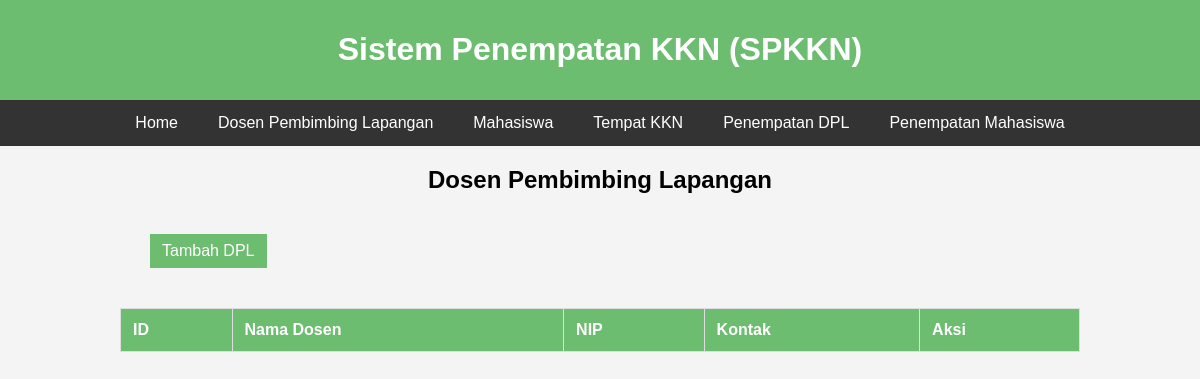
The page /data_dpl/index.php on the database as committed earlier.
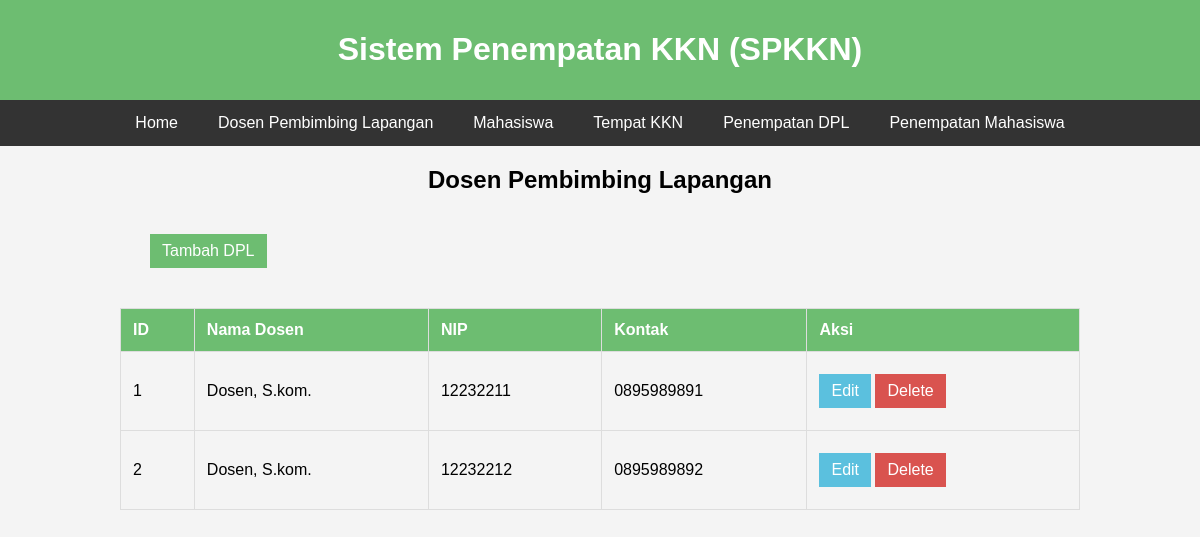
The same page on the database as committed later.
### tables this page shows
CREATE TABLE `dpl` (
  `id` bigint(18) NOT NULL,
  `nama` varchar(255) NOT NULL,
  `nip` bigint(18) NOT NULL,
  `kontak` varchar(255) NOT NULL
);

### data_dpl/index.php (the view, shortened to what this page needs)
<?php
include "../config.php";
$dplList = $conn->query("SELECT * FROM dpl");
?>
<!DOCTYPE html>
<html lang="en">
<head>
    <link rel="stylesheet" style="text/css" href="styledpl.css">
</head>
<body>
    <div class="container">
        <div class="header">
            <h1>Sistem Penempatan KKN (SPKKN)</h1>
        </div>
        <nav class="navbar">
            <a href="../index.html">Home</a>
            <a href="../data_dpl/index.php">Dosen Pembimbing Lapangan</a>
            <a href="../data_mhs/index.php">Mahasiswa</a>
            <a href="../data_tempat/index.php">Tempat KKN</a>
            <a href="../data_penempatan_dpl/">Penempatan DPL</a>
            <a href="../data_penempatan_mhs/">Penempatan Mahasiswa</a>
        </nav>
        <div class="mt-4">
            <h2>Dosen Pembimbing Lapangan</h2>
            <a href="form.php" class="btn btn-primary">Tambah DPL</a>
            <table class="table">
                <thead>
                    <tr>
                        <th>ID</th>
                        <th>Nama Dosen</th>
                        <th>NIP</th>
                        <th>Kontak</th>
                        <th>Aksi</th>
                    </tr>
                </thead>
                <tbody>
                    <?php while ($row = $dplList->fetch_assoc()): ?>
                        <tr>
                            <td><?php echo $row['id']; ?></td>
                            <td><?php echo $row['nama']; ?></td>
                            <td><?php echo $row['nip']; ?></td>
                            <td><?php echo $row['kontak']; ?></td>
                            <td>
                                <a href="form.php?edit=<?php echo $row['id']; ?>" class="btn btn-info">Edit</a>
                                <a href="index.php?delete=<?php echo $row['id']; ?>" class="btn btn-danger">Delete</a>
                            </td>
                        </tr>
                    <?php endwhile; ?>
                </tbody>
            </table>
        </div>
    </div>
</body>
</html>

Rows that differ between the two databases and show on the page:
added dpl: id "1", nama "Dosen, S.kom.", nip "12232211", kontak "0895989891"
added dpl: id "2", nama "Dosen, S.kom.", nip "12232212", kontak "0895989892"
